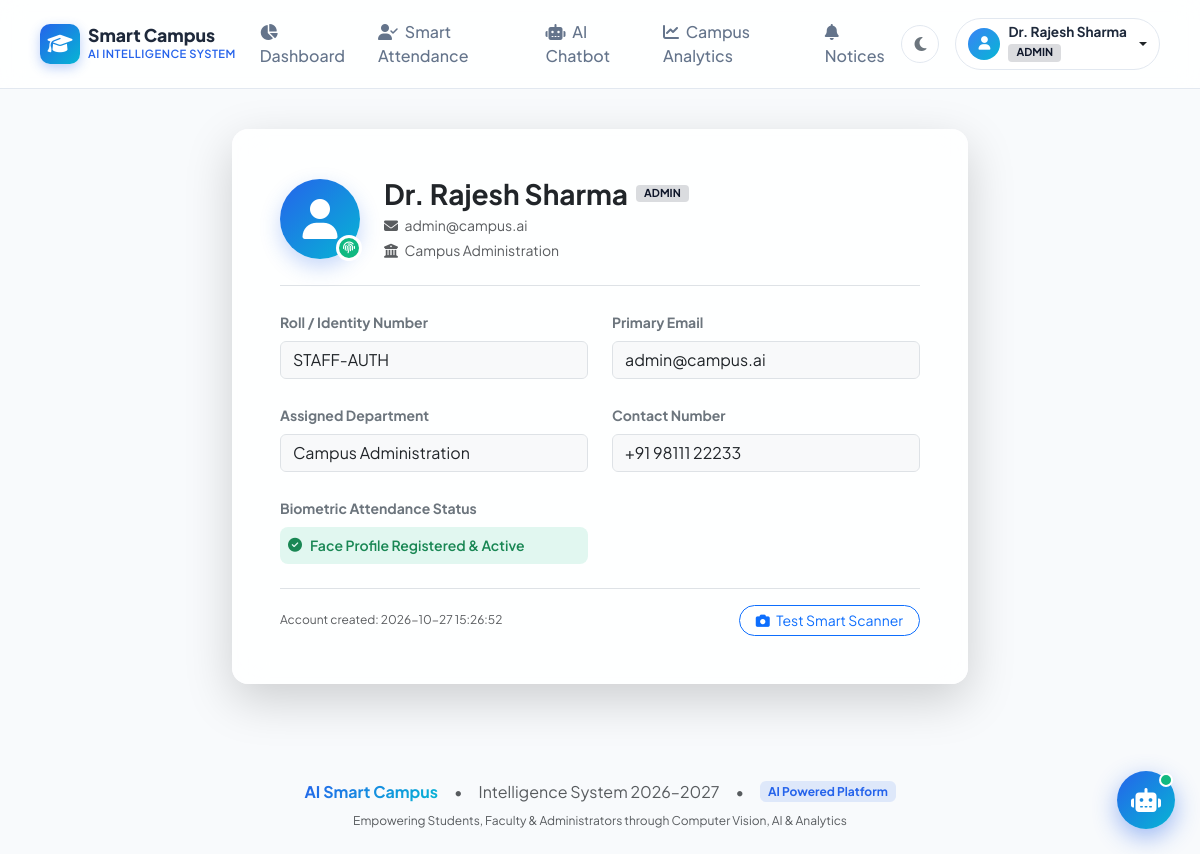
Screenshot of /profile (signed in) with the database file from the repository.
### tables this page shows
CREATE TABLE users (
    id INTEGER PRIMARY KEY AUTOINCREMENT,
    roll_number VARCHAR(50) UNIQUE,
    name VARCHAR(100) NOT NULL,
    email VARCHAR(120) UNIQUE NOT NULL,
    password_hash VARCHAR(255) NOT NULL,
    role VARCHAR(20) NOT NULL DEFAULT 'student', -- 'student', 'faculty', 'admin'
    department VARCHAR(100) DEFAULT 'Computer Science & Engineering',
    semester INTEGER DEFAULT 6,
    phone VARCHAR(20) DEFAULT '+91 98765 43210',
    face_image VARCHAR(255) DEFAULT 'default_avatar.png',
    cgpa REAL DEFAULT 8.75,
    created_at TIMESTAMP DEFAULT CURRENT_TIMESTAMP
);

### app.py (the view)
@app.route('/profile')
@login_required
def profile():
    user = get_current_user()
    return render_template('profile.html', user=user)

### app.py (called while the page is built)
def login_required(f):
    @wraps(f)
    def decorated_function(*args, **kwargs):
        if 'user_id' not in session:
            flash("Please sign in to access this page.", "warning")
            return redirect(url_for('login'))
        return f(*args, **kwargs)
    return decorated_function

def get_current_user():
    if 'user_id' not in session:
        return None
    conn = get_db_connection()
    user = conn.execute("SELECT * FROM users WHERE id = ?", (session['user_id'],)).fetchone()
    conn.close()
    return user

@app.context_processor
def inject_user():
    return dict(current_user=get_current_user(), now=datetime.now())

### database/db.py (called while the page is built)
def get_db_connection():
    conn = sqlite3.connect(DB_PATH)
    conn.row_factory = sqlite3.Row
    return conn

### templates/profile.html (shortened to what this page needs)
{% extends 'base.html' %}
{% block content %}
<div class="container py-4">
    <div class="row justify-content-center">
        <div class="col-lg-8">
            <div class="card card-glass border-0 shadow-lg p-4 p-md-5">
                <div class="d-flex flex-column flex-sm-row align-items-center gap-4 pb-4 border-bottom">
                    <div class="user-avatar-lg position-relative">
                        <i class="fa-solid fa-user text-white fs-1"></i>
                        <span class="biometric-badge-verified" title="Biometric Face Enrolled">
                            <i class="fa-solid fa-fingerprint"></i>
                        </span>
                    </div>
                    <div class="text-center text-sm-start">
                        <div class="d-flex flex-wrap align-items-center justify-content-center justify-content-sm-start gap-2 mb-1">
                            <h3 class="fw-bold text-dark mb-0">{{ user.name }}</h3>
                            <span class="badge badge-role-{{ user.role }}">{{ user.role|upper }}</span>
                        </div>
                        <p class="text-muted small mb-1">
                            <i class="fa-solid fa-envelope me-1"></i> {{ user.email }}
                        </p>
                        <p class="text-muted small mb-0">
                            <i class="fa-solid fa-building-columns me-1"></i> {{ user.department }}
                        </p>
                    </div>
                </div>
                <div class="row g-4 pt-4">
                    <div class="col-md-6">
                        <label class="form-label text-secondary small fw-bold">Roll / Identity Number</label>
                        <input type="text" class="form-control bg-light" value="{{ user.roll_number or 'STAFF-AUTH' }}" readonly>
                    </div>
                    <div class="col-md-6">
                        <label class="form-label text-secondary small fw-bold">Primary Email</label>
                        <input type="text" class="form-control bg-light" value="{{ user.email }}" readonly>
                    </div>
                    <div class="col-md-6">
                        <label class="form-label text-secondary small fw-bold">Assigned Department</label>
                        <input type="text" class="form-control bg-light" value="{{ user.department }}" readonly>
                    </div>
                    <div class="col-md-6">
                        <label class="form-label text-secondary small fw-bold">Contact Number</label>
                        <input type="text" class="form-control bg-light" value="{{ user.phone }}" readonly>
                    </div>
                    <div class="col-md-6">
                        <label class="form-label text-secondary small fw-bold">Biometric Attendance Status</label>
                        <div class="d-flex align-items-center gap-2 p-2 rounded-3 bg-soft-success text-success fw-semibold small">
                            <i class="fa-solid fa-circle-check"></i>
                            <span>Face Profile Registered & Active</span>
                        </div>
                    </div>
                </div>
                <div class="mt-4 pt-3 border-top d-flex justify-content-between align-items-center">
                    <span class="text-muted font-xs">Account created: {{ user.created_at }}</span>
                    <a href="{{ url_for('attendance') }}" class="btn btn-outline-primary btn-sm rounded-pill px-3">
                        <i class="fa-solid fa-camera me-1"></i> Test Smart Scanner
                    </a>
                </div>
            </div>
        </div>
    </div>
</div>
{% endblock %}

### templates/base.html (shortened to what this page needs)
<!DOCTYPE html>
<html lang="en">
<head>
    <link rel="stylesheet" href="https://cdnjs.cloudflare.com/ajax/libs/font-awesome/6.5.1/css/all.min.css">
    <link href="https://cdn.jsdelivr.net/npm/bootstrap@5.3.3/dist/css/bootstrap.min.css" rel="stylesheet">
    <link rel="stylesheet" href="{{ url_for('static', filename='css/style.css') }}">
</head>
<body class="theme-light">
    <nav class="navbar navbar-expand-lg navbar-glass sticky-top">
        <div class="container-fluid px-lg-4">
            <a class="navbar-brand d-flex align-items-center gap-2" href="{{ url_for('dashboard') if session.get('user_id') else url_for('login') }}">
                <div class="brand-logo-icon">
                    <i class="fa-solid fa-graduation-cap"></i>
                </div>
                <div class="d-flex flex-column">
                    <span class="brand-title">Smart Campus</span>
                    <span class="brand-subtitle">AI Intelligence System</span>
                </div>
            </a>
            {% if session.get('user_id') %}
            <div class="collapse navbar-collapse" id="navbarContent">
                <ul class="navbar-nav mx-auto mb-2 mb-lg-0 gap-lg-2">
                    <li class="nav-item">
                        <a class="nav-link {% if request.endpoint == 'dashboard' %}active{% endif %}" href="{{ url_for('dashboard') }}">
                            <i class="fa-solid fa-chart-pie me-1"></i> Dashboard
                        </a>
                    </li>
                    <li class="nav-item">
                        <a class="nav-link {% if request.endpoint == 'attendance' %}active{% endif %}" href="{{ url_for('attendance') }}">
                            <i class="fa-solid fa-user-check me-1"></i> Smart Attendance
                        </a>
                    </li>
                    <li class="nav-item">
                        <a class="nav-link {% if request.endpoint == 'chatbot' %}active{% endif %}" href="{{ url_for('chatbot') }}">
                            <i class="fa-solid fa-robot me-1"></i> AI Chatbot
                        </a>
                    </li>
                    <li class="nav-item">
                        <a class="nav-link {% if request.endpoint == 'analytics' %}active{% endif %}" href="{{ url_for('analytics') }}">
                            <i class="fa-solid fa-chart-line me-1"></i> Campus Analytics
                        </a>
                    </li>
                    <li class="nav-item">
                        <a class="nav-link {% if request.endpoint == 'notifications' %}active{% endif %}" href="{{ url_for('notifications') }}">
                            <i class="fa-solid fa-bell me-1"></i> Notices
                        </a>
                    </li>
                </ul>
                <div class="d-flex align-items-center gap-3">
                    <button class="btn btn-icon-round" id="themeToggleBtn" title="Toggle Dark/Light Mode">
                        <i class="fa-solid fa-moon" id="themeIcon"></i>
                    </button>
                    <div class="dropdown">
                        <button class="btn user-profile-btn dropdown-toggle d-flex align-items-center gap-2" type="button" data-bs-toggle="dropdown">
                            <div class="user-avatar-sm">
                                <i class="fa-solid fa-user"></i>
                            </div>
                            <div class="text-start d-none d-md-block">
                                <div class="user-name-label">{{ session.get('name', 'User') }}</div>
                                <span class="badge badge-role-{{ session.get('role', 'student') }}">{{ session.get('role', 'student')|upper }}</span>
                            </div>
                        </button>
                    </div>
                </div>
            </div>
            {% else %}
            <div class="ms-auto d-flex gap-2">
                <a href="{{ url_for('login') }}" class="btn btn-outline-primary btn-sm px-3">Sign In</a>
                <a href="{{ url_for('register') }}" class="btn btn-primary btn-sm px-3">Register</a>
            </div>
            {% endif %}
        </div>
    </nav>
    <main class="main-content">
        {% block content %}{% endblock %}
    </main>
    {% if session.get('user_id') and request.endpoint != 'chatbot' %}
    <div class="floating-chatbot-container">
        <button class="floating-chat-trigger" id="floatingChatTrigger" title="Open AI Smart Assistant">
            <i class="fa-solid fa-robot fa-bounce"></i>
            <span class="chat-badge-pulse"></span>
        </button>
    </div>
    {% endif %}
    <footer class="footer-modern py-4 mt-5">
        <div class="container text-center">
            <div class="d-flex flex-wrap justify-content-center align-items-center gap-3 mb-2">
                <span class="fw-bold text-gradient">AI Smart Campus</span>
                <span class="text-muted">•</span>
                <span class="text-muted">Intelligence System 2026–2027</span>
                <span class="text-muted">•</span>
                <span class="badge bg-soft-primary">AI Powered Platform</span>
            </div>
            <p class="text-muted font-xs mb-0">Empowering Students, Faculty & Administrators through Computer Vision, AI & Analytics</p>
        </div>
    </footer>
</body>
</html>

### static/css/style.css (style rules this page uses)
:root { --primary: #2563eb; --primary-hover: #1d4ed8; --primary-light: #eff6ff; --secondary: #64748b; --accent: #06b6d4; --success: #10b981; --warning: #f59e0b; --danger: #ef4444; --dark: #0f172a; --bg-body: #f8fafc; --bg-surface: #ffffff; --bg-surface-glass: rgba(255, 255, 255, 0.85); --border-color: #e2e8f0; --text-primary: #1e293b; --text-secondary: #64748b; --shadow-soft: 0 10px 25px -5px rgba(0, 0, 0, 0.05), 0 8px 10px -6px rgba(0, 0, 0, 0.02); --shadow-lg: 0 20px 25px -5px rgba(0, 0, 0, 0.08), 0 8px 10px -6px rgba(0, 0, 0, 0.03); }
body { font-family: 'Plus Jakarta Sans', system-ui, -apple-system, sans-serif; background-color: var(--bg-body); color: var(--text-primary); min-height: 100vh; display: flex; flex-direction: column; transition: background-color 0.3s ease, color 0.3s ease; }
.main-content { flex: 1 0 auto; }
.text-gradient { background: linear-gradient(135deg, #2563eb 0%, #06b6d4 100%); -webkit-background-clip: text; -webkit-text-fill-color: transparent; }
.font-xs { font-size: 0.75rem; }
.navbar-glass { background: var(--bg-surface-glass); backdrop-filter: blur(12px); -webkit-backdrop-filter: blur(12px); border-bottom: 1px solid var(--border-color); padding: 0.75rem 1rem; transition: all 0.3s ease; }
.brand-logo-icon { width: 40px; height: 40px; border-radius: 10px; background: linear-gradient(135deg, var(--primary), var(--accent)); color: #ffffff; display: flex; align-items: center; justify-content: center; font-size: 1.25rem; box-shadow: 0 4px 12px rgba(37, 99, 235, 0.3); }
.brand-title { font-weight: 800; font-size: 1.1rem; color: var(--text-primary); line-height: 1.1; }
.brand-subtitle { font-size: 0.7rem; color: var(--primary); font-weight: 600; letter-spacing: 0.5px; text-transform: uppercase; }
.navbar-nav .nav-link { font-weight: 500; color: var(--text-secondary); padding: 0.5rem 0.85rem; border-radius: 8px; transition: all 0.2s ease; }
.btn-icon-round { width: 38px; height: 38px; border-radius: 50%; display: inline-flex; align-items: center; justify-content: center; border: 1px solid var(--border-color); background: var(--bg-surface); color: var(--text-secondary); transition: all 0.2s ease; }
.user-profile-btn { border: 1px solid var(--border-color); background: var(--bg-surface); padding: 0.35rem 0.75rem; border-radius: 30px; }
.user-avatar-sm { width: 32px; height: 32px; border-radius: 50%; background: linear-gradient(135deg, #3b82f6, #06b6d4); color: #ffffff; display: flex; align-items: center; justify-content: center; font-size: 0.85rem; }
.user-avatar-lg { width: 80px; height: 80px; border-radius: 50%; background: linear-gradient(135deg, var(--primary), var(--accent)); display: flex; align-items: center; justify-content: center; box-shadow: 0 8px 20px rgba(37, 99, 235, 0.25); }
.user-name-label { font-size: 0.85rem; font-weight: 700; line-height: 1.1; color: var(--text-primary); }
.badge-role-admin { background: rgba(15, 23, 42, 0.15); color: #0f172a; font-size: 0.68rem; font-weight: 700; padding: 0.2rem 0.5rem; border-radius: 4px; }
.bg-soft-primary { background-color: rgba(37, 99, 235, 0.12); color: #2563eb; }
.bg-soft-success { background-color: rgba(16, 185, 129, 0.12); color: #059669; }
.card-glass { background: var(--bg-surface-glass); backdrop-filter: blur(16px); -webkit-backdrop-filter: blur(16px); border: 1px solid var(--border-color); border-radius: 16px; box-shadow: var(--shadow-soft); transition: transform 0.2s ease, box-shadow 0.2s ease; }
.floating-chatbot-container { position: fixed; bottom: 25px; right: 25px; z-index: 1050; }
.floating-chat-trigger { width: 58px; height: 58px; border-radius: 50%; background: linear-gradient(135deg, #2563eb, #06b6d4); color: #ffffff; border: none; box-shadow: 0 8px 24px rgba(37, 99, 235, 0.45); display: flex; align-items: center; justify-content: center; font-size: 1.5rem; cursor: pointer; position: relative; transition: transform 0.2s ease; }
.chat-badge-pulse { position: absolute; top: 2px; right: 2px; width: 14px; height: 14px; background: #10b981; border: 2px solid #ffffff; border-radius: 50%; }
.biometric-badge-verified { position: absolute; bottom: -2px; right: -2px; background: #10b981; color: #ffffff; width: 26px; height: 26px; border-radius: 50%; border: 3px solid var(--bg-surface); display: flex; align-items: center; justify-content: center; font-size: 0.75rem; }

### rows the page displays
users: get "Dr. Rajesh Sharma", get "ADMIN", name "Dr. Rajesh Sharma", role "ADMIN", email "admin@campus.ai", department "Campus Administration", phone "+91 98111 22233", created_at "2026-10-27 15:26:52"
